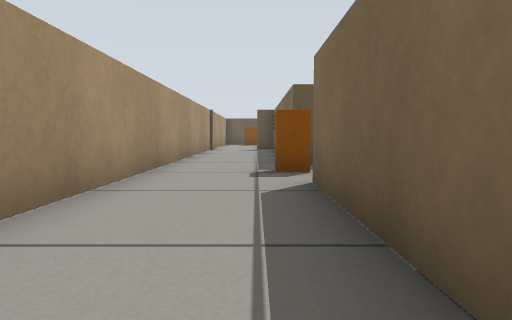
view 1 (above)

23 first-person views from a walk through a Gazebo world. The camera is 0.31 m above the floor, tilts 4° down and sees 70° across. The floor is counted in squares, 0.5 m on a side. Each view is taken from the middle of a square. On the plan, view 1 faces up. The plan holds only what a view shows up to about 10 squares ahead; the rest is blank.

view 2
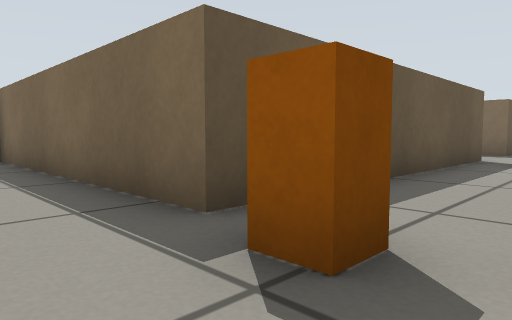

view 3
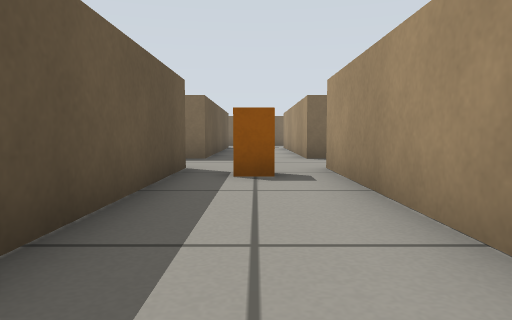

view 4
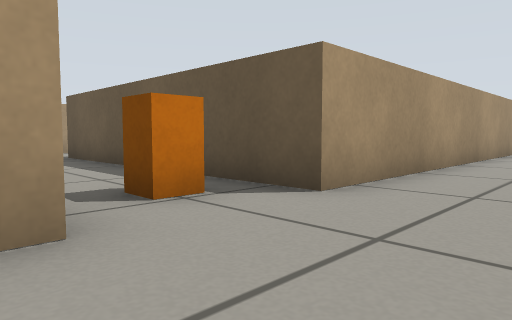

view 5
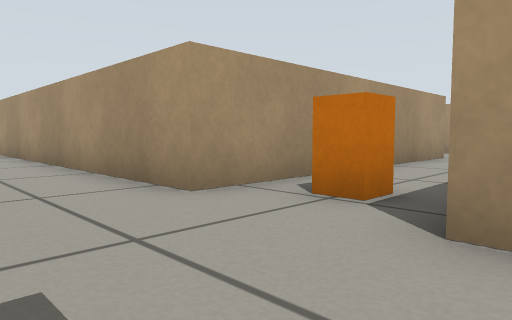

view 6
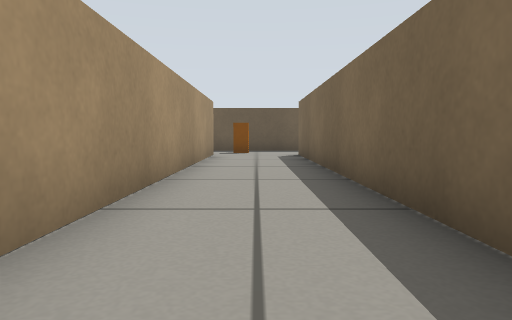

view 7
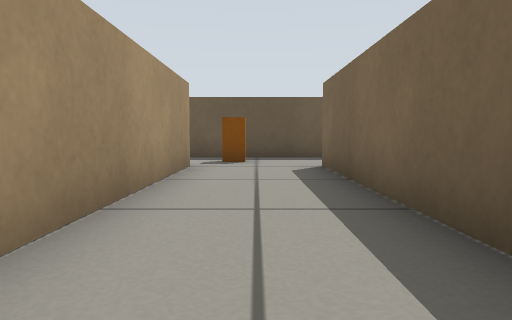

view 8
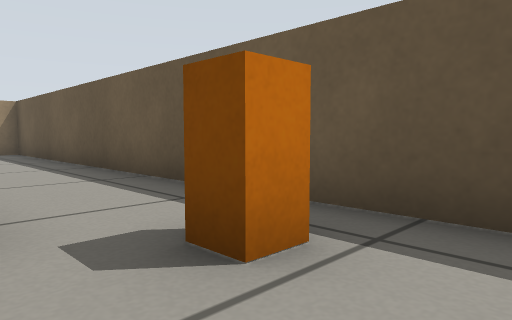

view 9
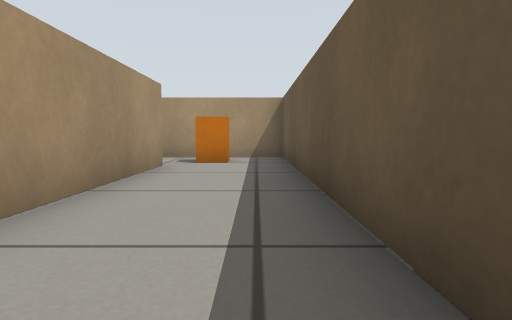

view 10
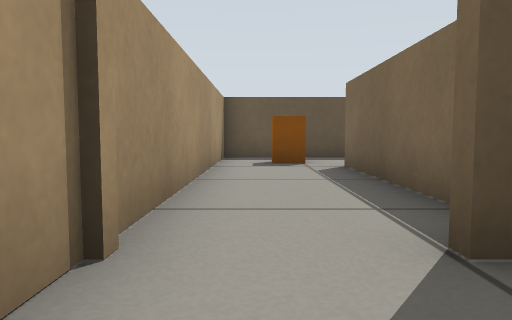

view 11
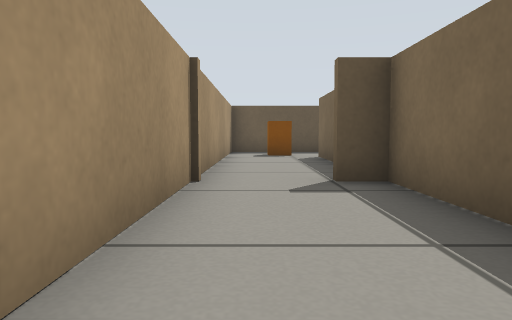

view 12
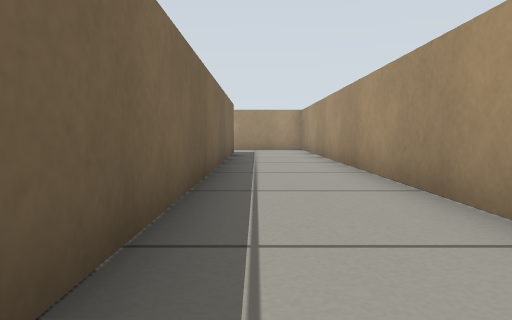

view 13
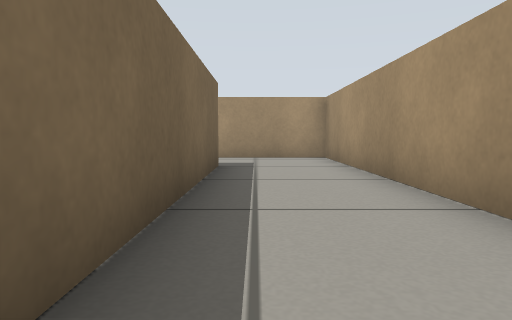

view 14
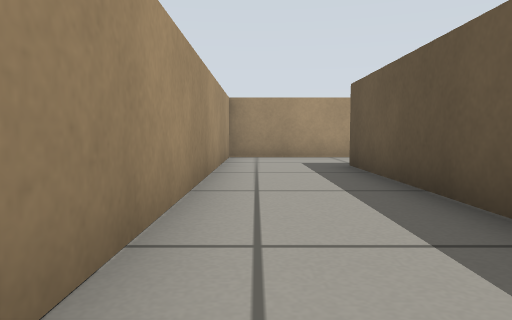

view 15
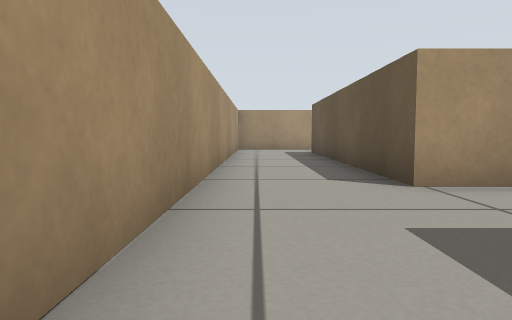

view 16
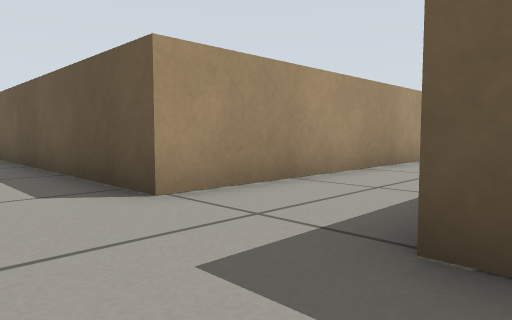

view 17
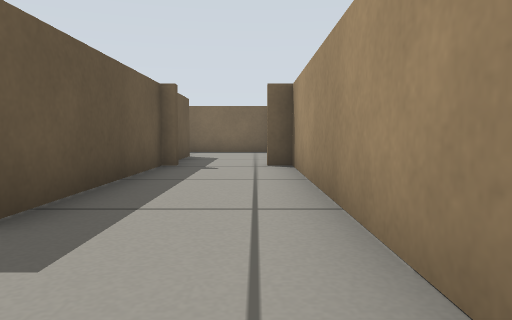

view 18
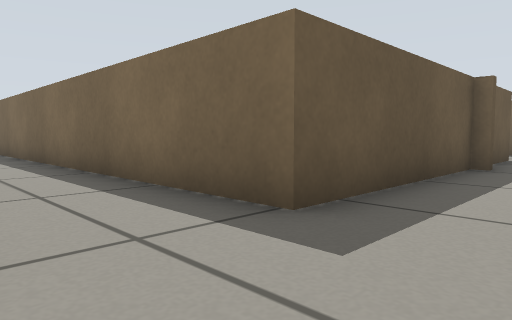

view 19
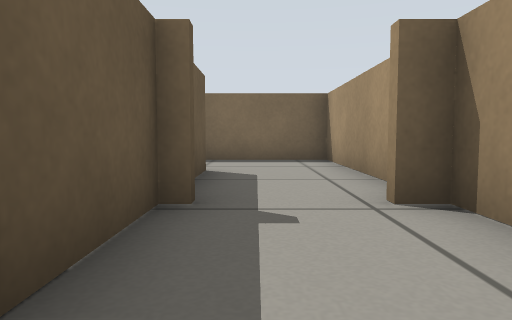

view 20
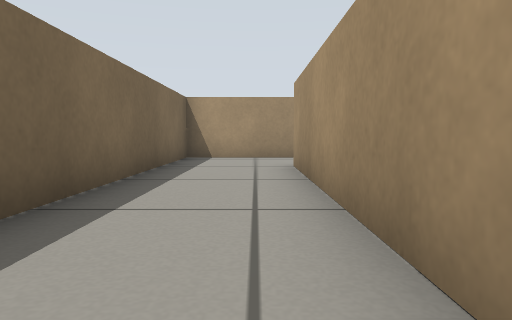

view 21
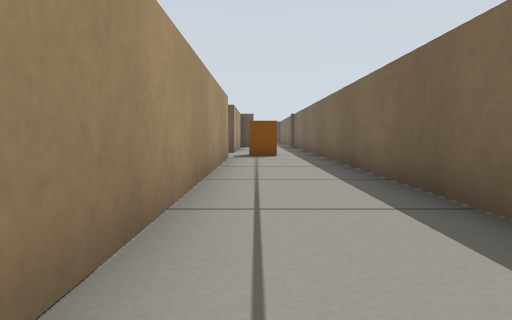

view 22
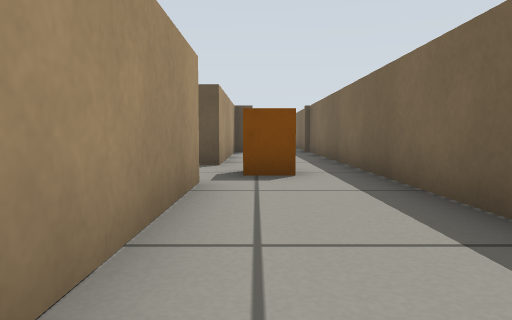

view 23
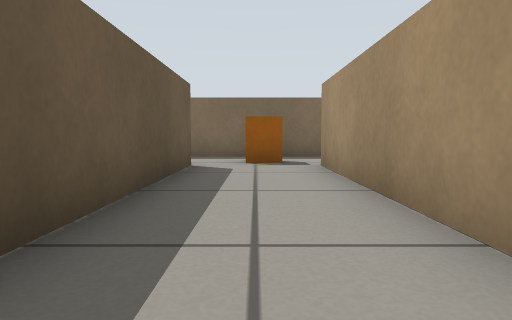

### Floor plan
Points are (right, up) in squares from view 1. A wall is a line through its corners. A room is listed if a view was taken in it or the views show most of it. See-through windows are left out.
Room 1 (views 1, 2, 3, 4, 5, 6, 7, 8, 9, 10, 11, 12, 13, 14, 15, 16, 17, 18, 19, 20, 21, 22, 23)
walls: (8.7, 4.7) (8.7, -8.1) (0.7, -8.1) (0.7, 4.7) (8.7, 4.7); (11.3, 4.1) (11.3, 4.7) (11.9, 4.7); (12, 7.3) (11.3, 7.3) (11.3, 7.9); (13.8, 4.7) (19.3, 4.7) (19.3, -8.1) (17.8, -8.1); (11.3, 10.8) (11.3, 20.2); (19.3, 9.8) (19.3, 7.3) (13.8, 7.3); (0.7, 16.1) (0.7, 20.1) (5.4, 20.1); (8.7, 20.2) (8.7, 7.3) (0.7, 7.3) (0.7, 14.8) (0, 14.8); (16.2, -8.1) (11.3, -8.1) (11.3, 2); (11.9, 22.7) (-1.8, 22.7) (-1.8, -10.7) (16.2, -10.7) (16.2, -10.1); (17.8, -10.7) (21.9, -10.7) (21.9, 10)
objects: orange box (0, 21); orange box (1, 6); orange box (8, 6); orange box (9, 21) to (10, 21); orange box (20, 6)

Positions as (right, up) in squares from view 1, and headings:
1: (0, 0), facing up
2: (-1, 5), facing up-right
3: (2, 6), facing right
4: (11, 4), facing up-left
5: (11, 8), facing down-left
6: (10, 9), facing up
7: (10, 13), facing up
8: (11, 20), facing up-left
9: (8, 22), facing left
10: (-1, 13), facing up
11: (-1, 10), facing up
12: (0, 4), facing down
13: (0, -1), facing down
14: (8, -10), facing left
15: (13, -10), facing left
16: (12, -10), facing up-left
17: (9, -10), facing right
18: (9, -10), facing up-right
19: (13, -9), facing right
20: (20, -1), facing down
21: (20, -5), facing up
22: (20, 0), facing up
23: (12, 6), facing right
